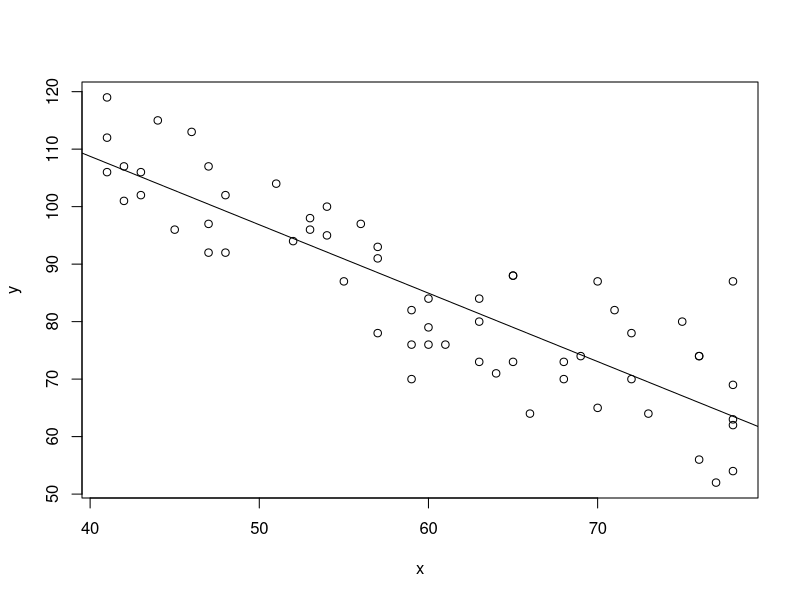

This chart was generated by the following R code:
#******************************************************************************
# WILL HAVE TO CHANGE setwd TO YOUR OWN DIRECTORY
setwd("~/Desktop/School/Math 425 Applied Stats Models/MATH425-Assignment-1")
#******************************************************************************

muscle_data = read.csv("data/musclemass-age.csv", header=T)

# X = AGE
x = muscle_data$age 
# Y = Muscle Mass
y = muscle_data$musclemass 

# ------------------------------------------------------------------------------
# (a) Obtain the estimated regression function. Plot the estimated regression 
#function and the data. Does a linear regression function appear to give a good 
# fit here? Does your plot?
# The regression function does appear to fit the data well, it is well centered
# at what appears to be minimal variance, but as the x increases so does the 
# data's variance, making it difficult at the top-range of the data

musclemass_model = lm(y~x, data = muscle_data) # SLR model

summary(musclemass_model)
B0 = 156.346  # Y-Intercept
B1 = -1.190   # Slope

plot(x, y) # Scatter plot
abline(B0, B1) # SLR line y = -1.190x + 156.346

# ------------------------------------------------------------------------------
# (b.1) Obtain a point estimate of the difference in the mean muscle mass for 
#       women differing in age by one year
# The Point Estimate of the difference in the Mean Muscle Mass when
# the Age increases = B1 * Amt increased = B1 * 1 = -1.190


# ------------------------------------------------------------------------------
# (b.2) Obtain a point estimate of the mean muscle mass for women aged 
#       X = 60 years
# Point Estimate = 84.946
# C.I (Lower, Upper) : (68.450, 101.443)

# predict(model, new_data_frame(dependentVariable=x), predict)
predict(musclemass_model, data.frame(x=60), interval = "prediction")


# ------------------------------------------------------------------------------
# (b.3) Obtain the value of the residual for the eighth case
# Residuals[8] = 4.443


# modelName$residuals[index]
musclemass_model$residuals[8]


# ------------------------------------------------------------------------------
# (b.4) Obtain a point estimate of 𝜎2.


# Need to use ANOVA(model)
anova(musclemass_model)



